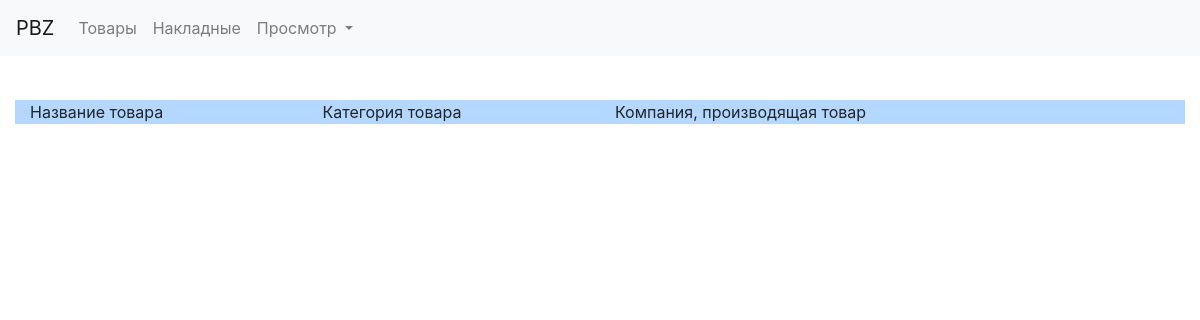
Before: /edit_page with the older database file.
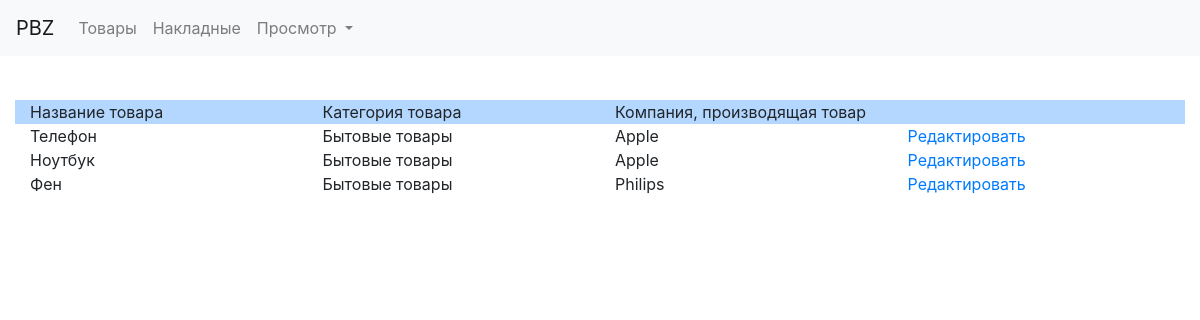
After: the same page with the newer database file.
### PBZ/models.py (models this page shows)
class Product(models.Model):
    name = models.CharField(max_length=100)
    category = models.CharField(max_length=100)
    company = models.CharField(max_length=100)

### PBZ/views.py (the view)
# urls.py: path('edit_page',views.edit_page,name='edit_page'),
def edit_page(request):
    context = {}
    context['product'] = Product.objects.all()
    return render(request, 'edit_page.html', context)

### PBZ/templates/edit_page.html
{% extends 'common.html' %}
{% block content %}
    <body class="container-fluid"
          style="background-image: url('http://www.tcsfloors.com/wp-content/uploads/2017/08/AdobeStock_107182915-1024x683.jpeg'); background-repeat: no-repeat; background-size: cover; background-position: center center;">
    <div class="container-fluid" style="background-color: white">
        <div class="row" style="background-color: #b3d7ff;border-color: #1d2124">
            <div class="col-3">Название товара</div>
            <div class="col-3">Категория товара</div>
            <div class="col-3">Компания, производящая товар</div>
            <div class="col-3"></div>
        </div>
        {% for item in product %}
            <div class="row" style="border: 5px;border-color: #1d2124">
            <div class="col-3">{{ item.name }}</div>
            <div class="col-3">{{ item.category }}</div>
            <div class="col-3">{{ item.company }}</div>
             <div class="col-3"><a href="{% url 'edit_product' item.id %}">Редактировать</a></div>
        </div>
        {% endfor %}
    </div>
    </body>
{% endblock %}

Changed rows visible on the page:
added Product: name "Телефон", category "Бытовые товары", company "Apple"
added Product: name "Ноутбук", category "Бытовые товары", company "Apple"
added Product: name "Фен", category "Бытовые товары", company "Philips"
